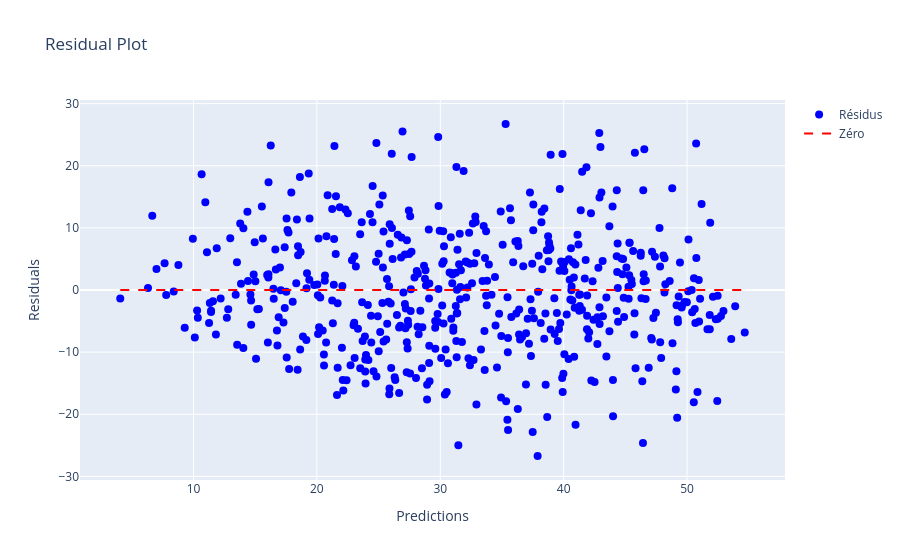

Notebook code for this chart:
### Markdown cell above
Erreur

### Code cell
# Calcul des prédictions et des résidus
y_pred = pipeline.predict(x_test)
residuals = y_test - y_pred

# Création de la figure
fig = go.Figure()

# Ajout des résidus
fig.add_trace(go.Scatter(
    x=y_pred,
    y=residuals,
    mode='markers',
    name='Résidus',
    marker=dict(color='blue', size=8)
))

# Ligne horizontale y=0
fig.add_trace(go.Scatter(
    x=[min(y_pred), max(y_pred)],
    y=[0, 0],
    mode='lines',
    line=dict(color='red', dash='dash'),
    name='Zéro'
))

# Layout
fig.update_layout(
    title="Residual Plot",
    xaxis_title="Predictions",
    yaxis_title="Residuals",
    showlegend=True
)

fig.show()

### Figure 1 — Plotly figure (JSON) as saved in the notebook; plotly's stock layout.template omitted (floating-point values rounded to 4 significant figures; data arrays with more than 128 entries replaced by an {"elided": "..."} marker saying what was removed)
{"data": [{"marker": {"color": "blue", "size": 8}, "mode": "markers", "name": "Résidus", "type": "scatter", "x": {"elided": "528 float values"}, "y": {"elided": "528 float values"}}, {"line": {"color": "red", "dash": "dash"}, "mode": "lines", "name": "Zéro", "type": "scatter", "x": [4.063, 54.68], "y": [0, 0]}], "layout": {"showlegend": true, "title": {"text": "Residual Plot"}, "xaxis": {"title": {"text": "Predictions"}}, "yaxis": {"title": {"text": "Residuals"}}}}
